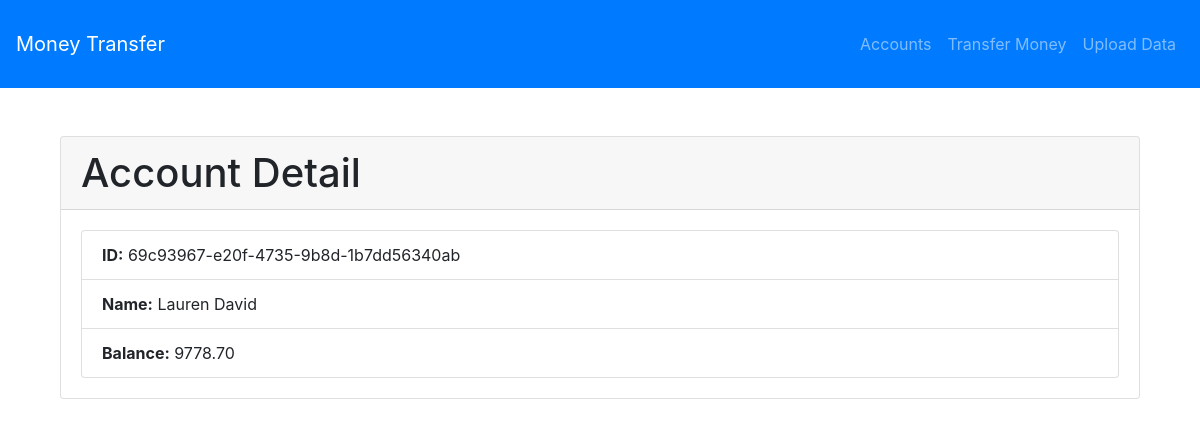
Screenshot of /accounts/69c93967-e20f-4735-9b8d-1b7dd56340ab/ with the database file from the repository.
### accounts/models.py (models this page shows, shortened)
class Account(models.Model):
    Account_ID = models.CharField(max_length=100, unique=True,primary_key=True)
    Name = models.CharField(max_length=255)
    Balance = models.DecimalField(max_digits=10, decimal_places=2)

### accounts/views.py (the view)
# urls.py: path('<str:pk>/', AccountDetailView.as_view(), name='account_detail'),
class AccountDetailView(DetailView):
    model = Account
    template_name = 'accounts/account_detail.html'
    context_object_name = 'account'

### accounts/templates/accounts/account_detail.html (shortened to what this page needs)
{% extends 'base.html' %}
{% block content %}
<div class="container mt-5">
    <div class="card">
        <div class="card-header">
            <h1 class="card-title mb-0">Account Detail</h1>
        </div>
        <div class="card-body">
            <ul class="list-group">
                <li class="list-group-item"><strong>ID:</strong> {{ account.Account_ID }}</li>
                <li class="list-group-item"><strong>Name:</strong> {{ account.Name }}</li>
                <li class="list-group-item"><strong>Balance:</strong> {{ account.Balance }}</li>
            </ul>
        </div>
    </div>
</div>
{% endblock %}

### rows the page displays
Account: Account_ID "69c93967-e20f-4735-9b8d-1b7dd56340ab", Name "Lauren David", Balance "9778.70"
